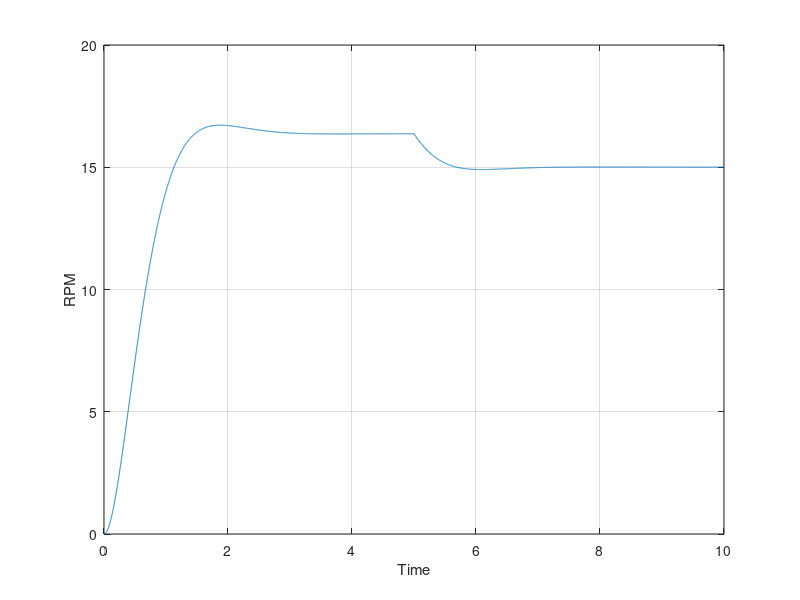
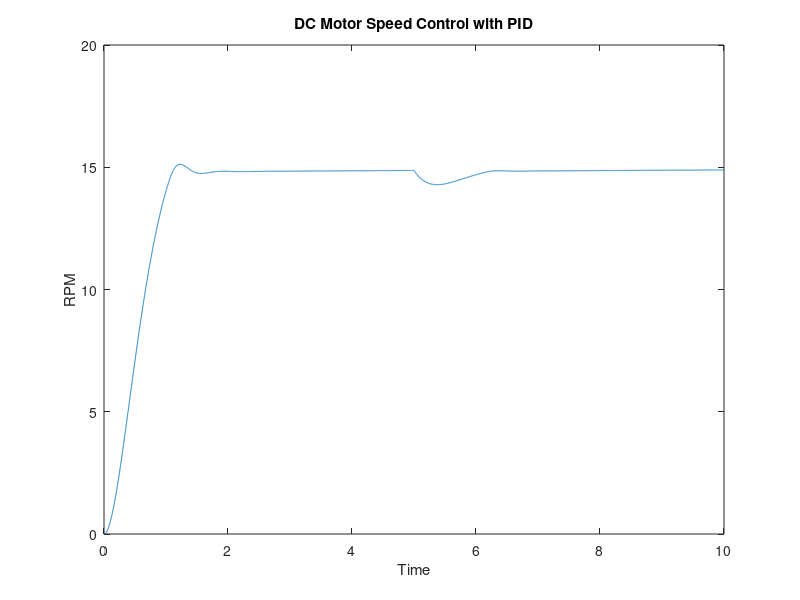

Reproduce these figures in MATLAB, in order. (Note: this script raises an error after producing the figures.)
%%
r = 5; %% motor winding resistance
L = 2; %% winding inductance
Ke = 3; %% back-EMF constant
Kt = 10; %% current to torque constant
J = 5; %% rotor inertia
B = 8; %% mechanical friction
Dt = 0.001; %% time step
Tsim = 10; %% simulation duration
t = 0:Dt:Tsim; %% time axis

current_pid = zeros(size(t));
omega_pid = zeros(size(t));

current(1) = 0; %% initial current
omega(1) = 0; %% initial angular speed
V = 12; %% applied motor voltage
T_load = 0; %% initial load torque

%% Calculate motor response without PID
for i = 2:length(t)

    %% Apply load torque at 5 seconds
    if t(i) < 5
        T_load = 0;
    else
        T_load = 2;
    end

    %% Electrical motor equation
    Di = (V-(current(i-1)*r)-Ke*omega(i-1))/L;

    %% Mechanical motor equation
    Dw = ((Kt*current(i-1))-B*(omega(i-1))-T_load)/J;

    %% Update current and speed
    current(i) = current(i-1)+Di*Dt;
    omega(i) = omega(i-1)+Dw*Dt;
end

%% Convert angular speed to RPM
RPM = (omega*60)/(2*pi);

%% Plot motor speed without PID
figure
plot(t,RPM)
xlabel("Time")
ylabel("RPM")
grid on

%% PID controller parameters
RPM_target = 15; %% target motor speed
error = 0;
Prev_error = 0;

Kp = 10; %% proportional gain
Ki = 1.1; %% integral gain
Kd = 0.5; %% derivative gain

integral = 0;
derivative = 0;

%% Initialize PID motor variables
current_pid = zeros(size(t));
omega_pid = zeros(size(t));
RPM_pid = zeros(size(t));

current_pid(1) = 0;
omega_pid(1) = 0;
RPM_pid(1) = 0;

%% PID control loop
for i = 2:length(t)

    %% Calculate speed error
    error = RPM_target - RPM_pid(i-1);

    %% Calculate integral error
    integral = integral + error * Dt;

    %% Calculate derivative error
    derivative = (error - Prev_error) / Dt;

    %% Calculate PID output voltage
    V = Kp * error + Ki * integral + Kd * derivative;

    %% Limit motor voltage between 0 and 12 V
    V = max(0,min(V,12));

    Prev_error = error;

    %% Apply load torque at 5 seconds
    if t(i) < 5
        T_load = 0;
    else
        T_load = 2;
    end

    %% Electrical equation with PID control
    Di_pid = (V-(current_pid(i-1)*r)-Ke*omega_pid(i-1))/L;

    %% Mechanical equation with PID control
    Dw_pid = ((Kt*current_pid(i-1))-B*omega_pid(i-1)-T_load)/J;

    %% Update current and angular speed
    current_pid(i) = current_pid(i-1)+Di_pid*Dt;
    omega_pid(i) = omega_pid(i-1)+Dw_pid*Dt;

    %% Convert angular speed to RPM
    RPM_pid(i) = (omega_pid(i)*60)/(2*pi);
end

%% PID performance analysis

%% Calculate final speed and steady-state error
final_rpm = RPM_pid(end);
steady_state = RPM_target - final_rpm;

disp(final_rpm)
disp(steady_state)

%% Calculate maximum speed and overshoot
max_rpm = max(RPM_pid);
overshoot = ((max_rpm - RPM_target) / RPM_target) * 100;

fprintf("Maximum RPM = %.2f RPM\n", max_rpm);
fprintf("Overshoot = %.2f %%\n", overshoot);

%% Define the 2% settling band
tolerance = 0.02;
limit = RPM_target * tolerance;

lower_limit = RPM_target - limit;
upper_limit = RPM_target + limit;

settling_time = 0;
settled = false;

%% Find the time when the response stays inside the 2% band
for i = 2:length(RPM_pid)

    if RPM_pid(i) >= lower_limit && RPM_pid(i) <= upper_limit

        settled = true;

        %% Check if the response leaves the band later
        for j = i+1:length(RPM_pid)

            if RPM_pid(j) < lower_limit || RPM_pid(j) > upper_limit
                settled = false;
                break;
            end
        end

        %% Save the settling time
        if settled == true
            settling_time = t(i);
            break;
        end
    end
end

fprintf("Settling Time = %.3f s\n", settling_time);

%% Define 10% and 90% levels for rise time
T10 = RPM_target * 0.10;
T90 = RPM_target * 0.90;

t10 = 0;
t90 = 0;

%% Find the times when the response reaches 10% and 90%
for i = 1:length(RPM_pid)

    if RPM_pid(i) >= T10 && t10 == 0
        t10 = t(i);
    end

    if RPM_pid(i) >= T90 && t90 == 0
        t90 = t(i);
    end
end

%% Calculate rise time
rise_time = t90 - t10;

fprintf("Rise Time = %.3f s\n", rise_time);

%% Plot PID controlled motor response
figure
plot(t,RPM_pid)

xlabel("Time")
ylabel("RPM")
title("DC Motor Speed Control with PID")

%% Show target speed and 2% settling limits
yline(RPM_target, 'r--')
yline(lower_limit, 'k--')
yline(upper_limit, 'k--')

grid on
